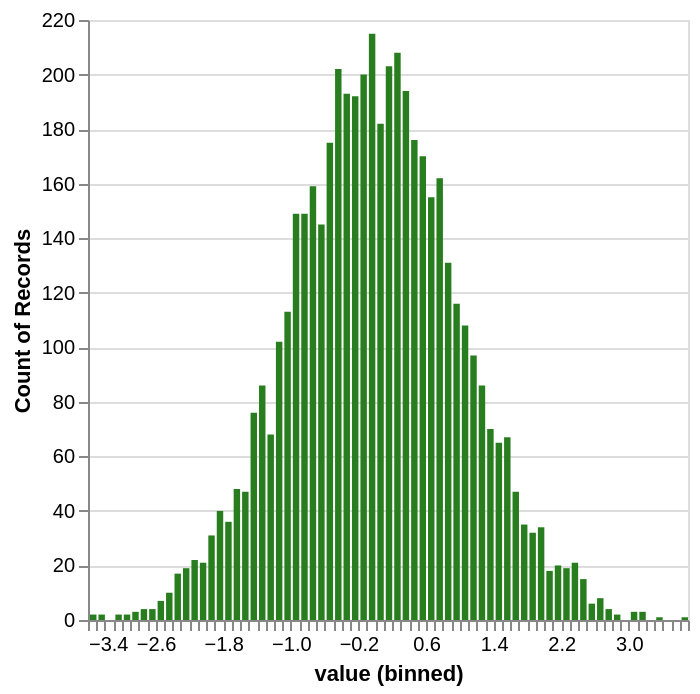

Write notebook code for a chart like this one.
### Code cell
# Histograms work better here

normal_values = pd.DataFrame({"value": n.rvs(5000)})

alt.Chart(normal_values).mark_bar().encode(
    alt.X("value", bin=alt.Bin(maxbins=100)),
    y='count()',
    color=alt.value('#287E1E'),  # Aside: Note US spelling. Also try "hex codes": https://htmlcolorcodes.com/
)

### Figure 1 — Vega-Lite specification as saved in the notebook (floating-point values rounded to 4 significant figures; data arrays with more than 128 entries replaced by an {"elided": "..."} marker saying what was removed)
{"config": {"view": {"continuousWidth": 300, "continuousHeight": 300}}, "data": {"name": "data-c91b2755f26099b6ec0fdb33c117100c"}, "mark": {"type": "bar"}, "encoding": {"color": {"value": "#287E1E"}, "x": {"bin": {"maxbins": 100}, "field": "value", "type": "quantitative"}, "y": {"aggregate": "count", "type": "quantitative"}}, "$schema": "https://vega.github.io/schema/vega-lite/v6.1.0.json", "datasets": {"data-c91b2755f26099b6ec0fdb33c117100c": {"elided": "5000 records"}}}
